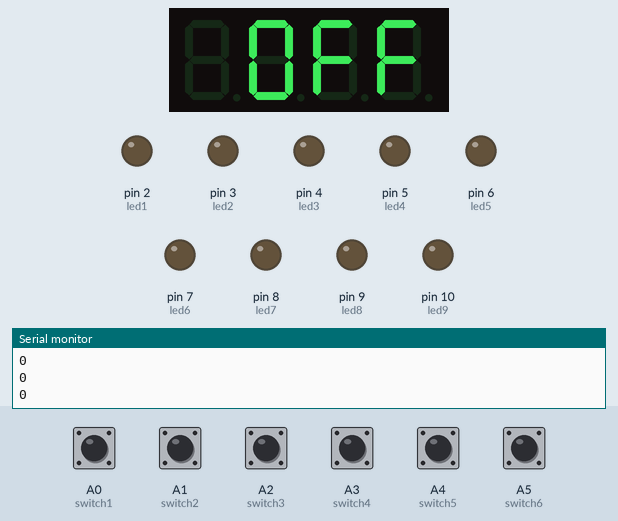
Recording of a sketch running on a simulated Arduino Uno, built with avr-gcc and run on an emulated ATmega328P. Shown: 4-digit seven-segment display, output pins drawn as LEDs (lit = HIGH), the last lines printed to the serial monitor. The inputs (shaded band) are chosen by the test bench; at power-on: A0 (switch1), A1 (switch2), A2 (switch3), A3 (switch4), A4 (switch5), A5 (switch6) HIGH.

Above: at 1.2 s.
1.3 s: A0 (switch1) pulled LOW for 0.15 s
At 1.38 s:
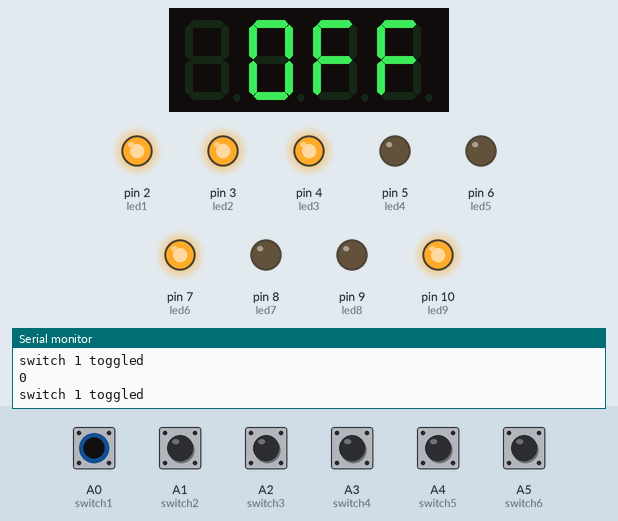
2.9 s: A1 (switch2) pulled LOW for 0.15 s
At 2.98 s:
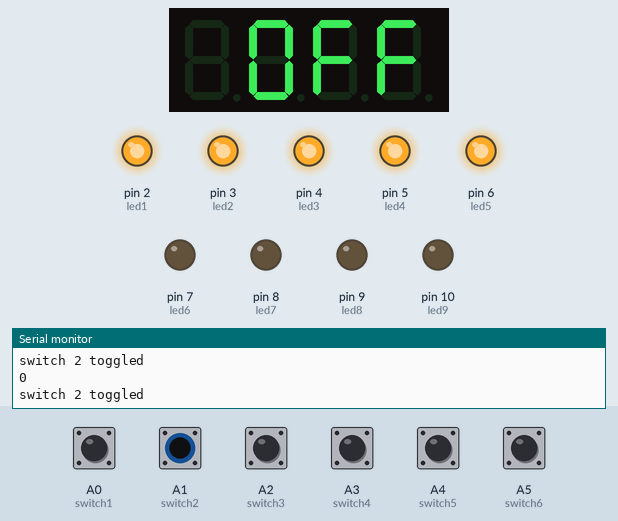
4.5 s: A2 (switch3) pulled LOW for 0.15 s
At 4.59 s:
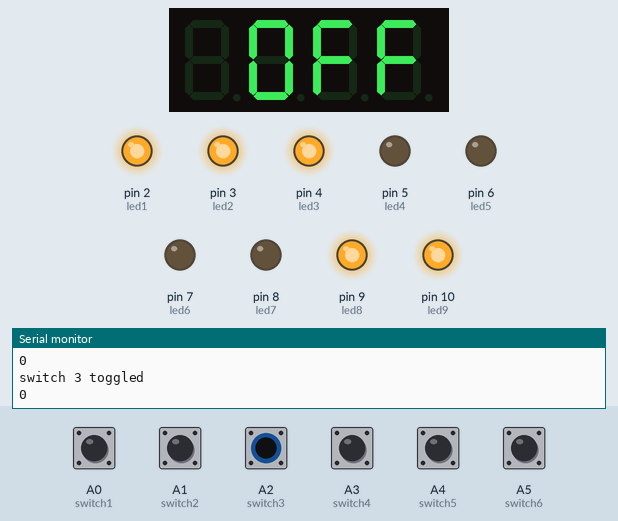
6.1 s: A3 (switch4) pulled LOW for 0.15 s
At 6.19 s:
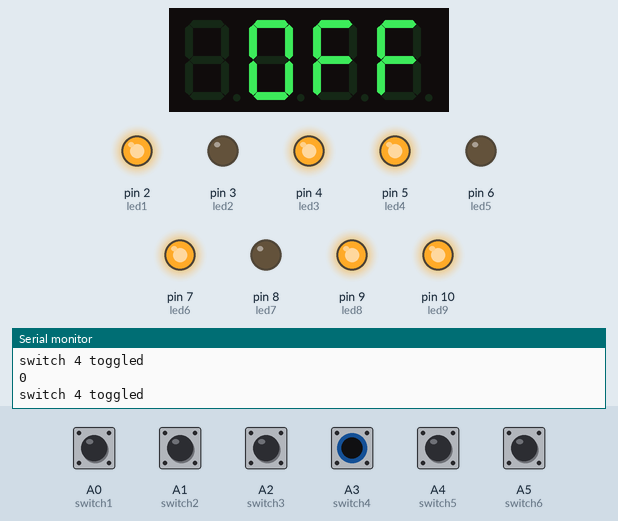
7.7 s: A4 (switch5) pulled LOW for 0.15 s
At 7.79 s:
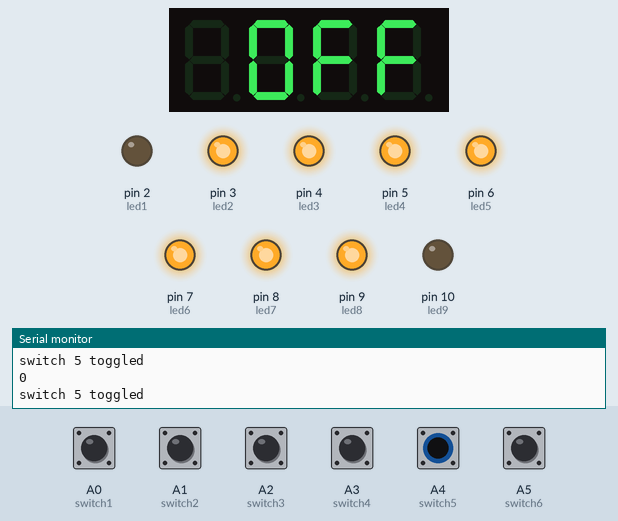
9.3 s: A5 (switch6) pulled LOW for 0.15 s
At 9.39 s:
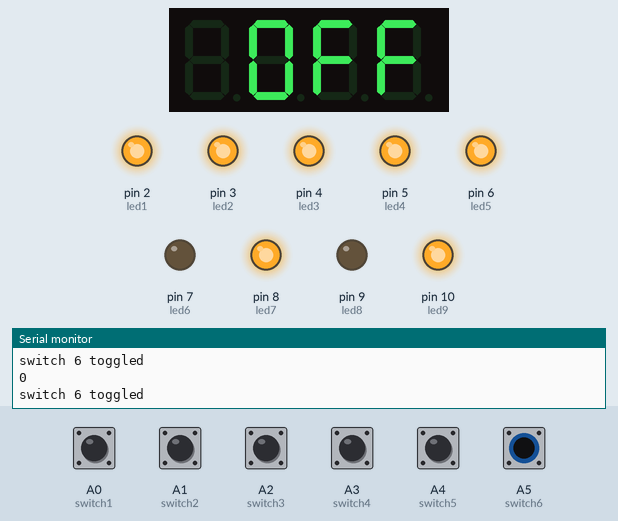
Timing chart, 0 to 11.9 s (numbered marks = the images above; inputs shaded):
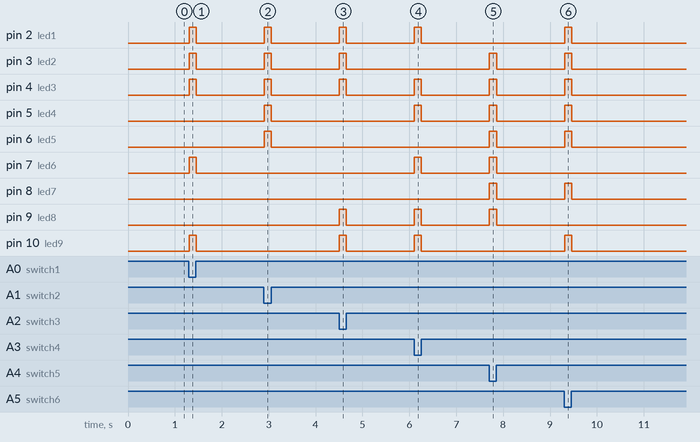

The sketch:

DIP_Draft_Code.ino
```cpp
#include <Arduino.h>
#include <TM1637Display.h>
#define CLK 12
#define DIO 13
#include <Thread.h>
Thread myThread = Thread();

TM1637Display display(CLK, DIO);
uint8_t data[] = { 0xff, 0xff, 0xff, 0xff };
uint8_t datanull[] = { 0x00, 0x00, 0x00, 0x00};
const uint8_t SEG_OFF[] = {
  0x00,
  SEG_A | SEG_B | SEG_C | SEG_D | SEG_E | SEG_F,   // O
  SEG_A | SEG_F | SEG_E | SEG_G,                   // F
  SEG_A | SEG_F | SEG_E | SEG_G                    // F
};
const uint8_t SEG_ON[] = {
  0x00,
  SEG_A | SEG_B | SEG_C | SEG_D | SEG_E | SEG_F,   // O
  SEG_E | SEG_G | SEG_C,                           // N
  0x00,
};
const uint8_t SEG_1[] = {
  SEG_C | SEG_D | SEG_E | SEG_F | SEG_G ,          // b
  SEG_A | SEG_F | SEG_E | SEG_D  ,                 // c
  SEG_G | SEG_D  ,                                 // =
  SEG_B | SEG_C                                    // 1
};
const uint8_t HINT[] = {
  SEG_B | SEG_C | SEG_E | SEG_F | SEG_G,           // H
  SEG_B | SEG_C  ,                                 // 1
  SEG_E | SEG_G | SEG_C ,                          // n
  SEG_D | SEG_E | SEG_F | SEG_G                    // t
};

#define led1 2 //led(s),output [variable, pin.No]
#define led2 3
#define led3 4
#define led4 5
#define led5 6
#define led6 7
#define led7 8
#define led8 9
#define led9 10

#define switch1 A0 //toggle switches [variable,pin No.]
#define switch2 A1
#define switch3 A2
#define switch4 A3
#define switch5 A4
#define switch6 A5

//Array to light up  9 LEDs
int DEF[] = {0, 0, 0, 0, 0, 0, 0, 0, 0};
int a1[] = {1, 1, 1, 0, 0, 1, 0, 0, 1};
int a2[] = {1, 1, 1, 1, 1, 0, 0, 0, 0};
int a3[] = {1, 1, 1, 0, 0, 0, 0, 1, 1};
int a4[] = {1, 0, 1, 1, 0, 1, 0, 1, 1};
int a5[] = {0, 1, 1, 1, 1, 1, 1, 1, 0};
int a6[] = {1, 1, 1, 1, 1, 0, 1, 0, 1};

//(a,b,c,d,e,f,g,1,1) 7 segment array
int no1[] = {0, 1, 1, 0, 0, 0, 0, 1, 1}; //1
int no2[] = {1, 1, 0, 1, 1, 0, 1, 1, 1}; //2
int no3[] = {1, 1, 1, 1, 0, 0, 1, 1, 1}; //3
int no4[] = {0, 1, 1, 0, 0, 1, 1, 1, 1}; //4
int no5[] = {1, 0, 1, 1, 0, 1, 1, 1, 1}; //5
int no6[] = {1, 0, 1, 1, 1, 1, 1, 1, 1}; //6
int no7[] = {1, 1, 1, 0, 0, 0, 0, 1, 1}; //7
int no8[] = {1, 1, 1, 1, 1, 1, 1, 1, 1}; //8
int no9[] = {1, 1, 1, 1, 0, 1, 1, 1, 1}; //9

int y1[9], y2[9], y3[9], y4[9], y5[9], y6[9], OUT[9];

void hint() {
  display.setSegments(HINT);
  delay (2000);
  display.setSegments(datanull);
  delay (1000);
  display.setSegments(SEG_1);
  delay (3500);
}
void copy (int array1[], int array2[], int array_size) { // copy array
  int i = 0;
  for (i; i < array_size; i++)
    array1[i] = array2[i];
}

void checkBtn() {
  {
    if (digitalRead(switch1) == LOW) {
      Serial.println("switch 1 toggled");
      copy(y1, a1, 9);
    }
    else
      copy(y1, DEF, 9);
  }
  {
    if (digitalRead(switch2) == LOW) {
      Serial.println("switch 2 toggled");
      copy(y2, a2, 9);
    }
    else
      copy(y2, DEF, 9);
  }
  {
    if (digitalRead(switch3) == LOW) {
      Serial.println("switch 3 toggled");
      copy(y3, a3, 9);
    }
    else
      copy(y3, DEF, 9);
  }
  {
    if (digitalRead(switch4) == LOW) {
      Serial.println("switch 4 toggled");
      copy(y4, a4, 9);
    }
    else
      copy(y4, DEF, 9);
  }
  {
    if (digitalRead(switch5) == LOW) {
      Serial.println("switch 5 toggled");
      copy(y5, a5, 9);
    }
    else
      copy(y5, DEF, 9);
  }
  {
    if (digitalRead(switch6) == LOW) {
      Serial.println("switch 6 toggled");
      copy(y6, a6, 9);
    }
    else
      copy(y6, DEF, 9);
  }
}

void XOR () { // operation for lighting the led by comparing various inputs using XOR
  int i = 0;
  for (i; i < 9; i++)
    OUT[i] = y1[i] ^ y2[i] ^ y3[i] ^ y4[i] ^ y5[i] ^ y6[i];
}
void celebrate() { //fancy lighting sequence to differentiate 4 passwords
  delay (600);
  for (int z = 2; z < 9; z++)
  {
    OUT[z - 2] = 0;
    digitalWrite(z, LOW);
  }
  delay (600);
  for (int x = 2; x < 9; x++)
  {
    OUT[x - 2] = 1;
    digitalWrite(x, HIGH);
    delay(100);
  }
  delay(600);
  for (int z = 2; z < 9; z++)
  {
    OUT[z - 2] = 0;
    digitalWrite(z, LOW);
  }
}
void displayNo(int no1[]) {
  int a = 2;
  for (a; a < 11; a++) {
    if (no1[a - 2] == 0)
      digitalWrite(a, LOW);
    else
      digitalWrite(a, HIGH);
  }
  delay (5000);
  for (int z = 2; z < 9; z++)
  {
    OUT[z - 2] = 0;
    digitalWrite(z, LOW);
  }
  delay (1000);
}

void setup() {
  Serial.begin(9600);
  pinMode(led1, OUTPUT);
  pinMode(led2, OUTPUT);
  pinMode(led3, OUTPUT);
  pinMode(led4, OUTPUT);
  pinMode(led5, OUTPUT);
  pinMode(led6, OUTPUT);
  pinMode(led7, OUTPUT);
  pinMode(led8, OUTPUT);
  pinMode(led9, OUTPUT);
  pinMode(switch1, INPUT_PULLUP);
  pinMode(switch2, INPUT_PULLUP);
  pinMode(switch3, INPUT_PULLUP);
  pinMode(switch4, INPUT_PULLUP);
  pinMode(switch5, INPUT_PULLUP);
  pinMode(switch6, INPUT_PULLUP);
  display.setBrightness(0x0d);
  myThread.onRun(hint);
  display.setSegments(SEG_OFF);
  myThread.onRun(hint);
  myThread.setInterval(500);
}

int count = 0;
void loop() {
  checkBtn();
  XOR();
  int k = 2;
  for (k; k < 11; k++) {
    if (OUT[k - 2] == 0)
      digitalWrite(k, LOW);
    else
      digitalWrite(k, HIGH);
  }
  Serial.println(count);
  if (OUT[0] == 1 && OUT[1] == 1 && OUT[2] == 1 && OUT[3] == 1 &&  OUT[4] == 1 && OUT[5] == 1 && OUT[6] == 1 &&  OUT[7] == 1 && OUT[8] == 1) {
    if (count == 0) {
      display.setSegments(data);
      delay(600);
      display.setSegments(datanull);
      delay(600);
    }
    display.setSegments(SEG_ON);
    celebrate();
    delay (1000);
    displayNo(no2);
    displayNo(no3);
    displayNo(no9);
    displayNo(no8);
    if (count > 2) {
      myThread.run();
    }
    count ++;
  }
  else
    display.setSegments(SEG_OFF);
}
```

Measured:
- after the input at 1.3 s, pin 2 (led1), pin 3 (led2), pin 4 (led3), pin 7 (led6), pin 10 (led9): LOW → HIGH at once, → LOW 0.15 s later
- after the input at 2.9 s, pin 2 (led1), pin 3 (led2), pin 4 (led3), pin 5 (led4), pin 6 (led5): LOW → HIGH at once, → LOW 0.15 s later
- after the input at 4.5 s, pin 2 (led1), pin 3 (led2), pin 4 (led3), pin 9 (led8), pin 10 (led9): LOW → HIGH at once, → LOW 0.15 s later
- after the input at 6.1 s, pin 2 (led1), pin 4 (led3), pin 5 (led4), pin 7 (led6), pin 9 (led8), pin 10 (led9): LOW → HIGH at once, → LOW 0.15 s later
- after the input at 7.7 s, pin 3 (led2), pin 4 (led3), pin 5 (led4), pin 6 (led5), pin 7 (led6), pin 8 (led7), pin 9 (led8): LOW → HIGH at once, → LOW 0.15 s later
- after the input at 9.3 s, pin 2 (led1), pin 3 (led2), pin 4 (led3), pin 5 (led4), pin 6 (led5), pin 8 (led7), pin 10 (led9): LOW → HIGH at once, → LOW 0.15 s later
